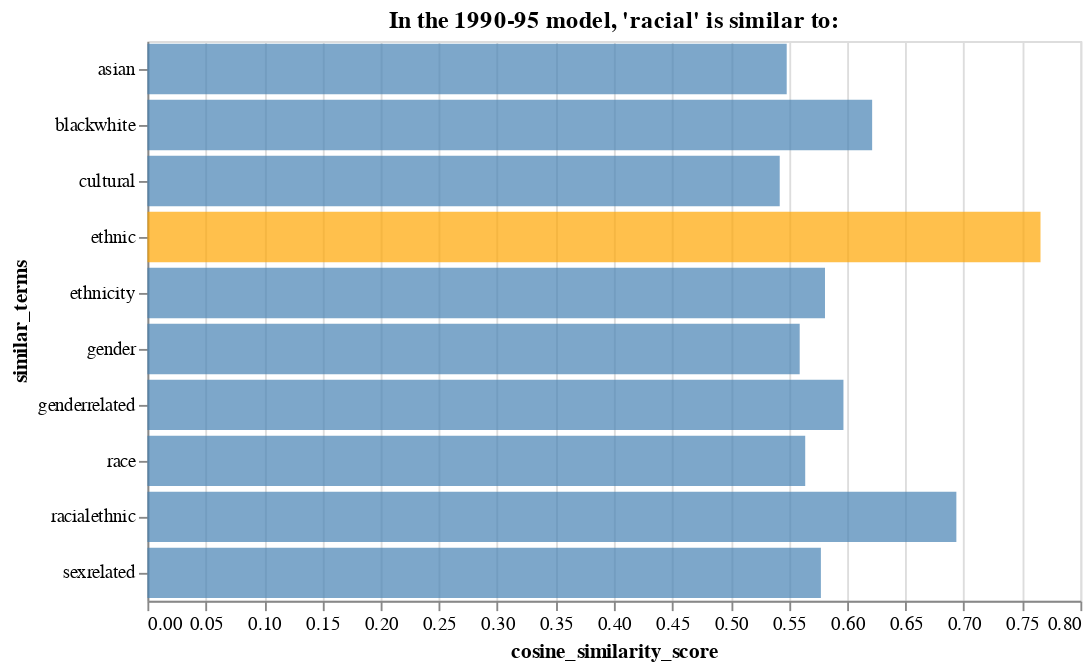

Notebook source saved alongside this figure:
### Markdown cell above
#### Analyzing Most Similar Words 

What words are most similar to "racial" and "diversity"?

### Code cell
racial_sim_early = earlier_model.wv.most_similar('racial')
racial_sim_early = pd.DataFrame(data=racial_sim_early).rename(columns={0: "similar_terms", 
                                                                       1: "cosine_similarity_score"})
racial_sim_early_bc = alt.Chart(racial_sim_early, title = "In the 1990-95 model, 'racial' is similar to:").mark_bar().encode(
    x='cosine_similarity_score',
    y='similar_terms',
    color=alt.condition(
        alt.datum.similar_terms == "ethnic",  
        alt.value('orange'),     
        alt.value('steelblue')   
    )
).configure_mark(
    opacity=0.7
).properties(height=300, width=500)
racial_sim_early

### Figure 1 — Vega-Lite specification as saved in the notebook (floating-point values rounded to 4 significant figures)
{"config": {"view": {"continuousWidth": 400, "continuousHeight": 300}, "mark": {"opacity": 0.7}}, "data": {"name": "data-1eeeefe0813f7cb7ce262736850f1913"}, "mark": "bar", "encoding": {"color": {"condition": {"value": "orange", "test": "(datum.similar_terms === 'ethnic')"}, "value": "steelblue"}, "x": {"type": "quantitative", "field": "cosine_similarity_score"}, "y": {"type": "nominal", "field": "similar_terms"}}, "height": 300, "title": "In the 1990-95 model, 'racial' is similar to:", "width": 500, "$schema": "https://vega.github.io/schema/vega-lite/v4.8.1.json", "datasets": {"data-1eeeefe0813f7cb7ce262736850f1913": [{"similar_terms": "ethnic", "cosine_similarity_score": 0.7658}, {"similar_terms": "racialethnic", "cosine_similarity_score": 0.6936}, {"similar_terms": "blackwhite", "cosine_similarity_score": 0.6214}, {"similar_terms": "genderrelated", "cosine_similarity_score": 0.5968}, {"similar_terms": "ethnicity", "cosine_similarity_score": 0.581}, {"similar_terms": "sexrelated", "cosine_similarity_score": 0.5775}, {"similar_terms": "race", "cosine_similarity_score": 0.564}, {"similar_terms": "gender", "cosine_similarity_score": 0.5593}, {"similar_terms": "asian", "cosine_similarity_score": 0.5482}, {"similar_terms": "cultural", "cosine_similarity_score": 0.5422}]}}
